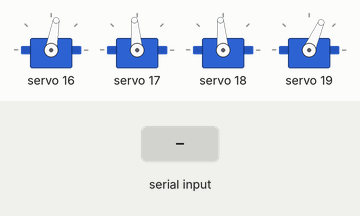
This sketch was run on a simulated Arduino Uno, built with avr-gcc and run on an emulated ATmega328P. Shown: 4 × servo. Inputs (shaded band) come from the test bench.

Above: at 1.2 s.
1.3 s: "1" received over Serial
At 2.7 s:
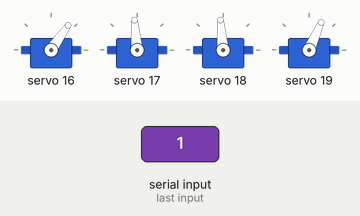
3.8 s: "0" received over Serial
At 7.5 s:
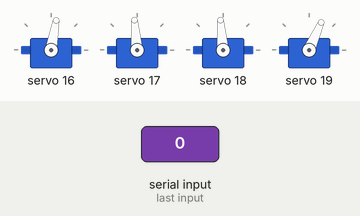
Timing chart, 0 to 9.0 s (numbered marks = the images above; inputs shaded):
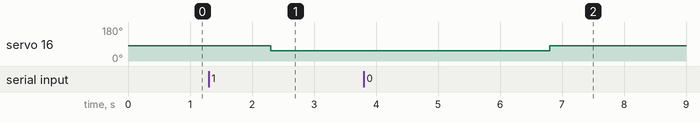

The sketch:

main2.ino
```cpp
#include <Wire.h>
#include <Adafruit_PWMServoDriver.h>

#define I2CAdd 0x41  // Define the I2C address here
#define SERVOMIN 150  // Minimum PWM value for 0 degrees
#define SERVOMAX 600  // Maximum PWM value for 180 degrees

Adafruit_PWMServoDriver pwm = Adafruit_PWMServoDriver(I2CAdd);  // Use the I2C address

int default_angle[4] = {75, 90, 90, 60};

void setup() {
  pwm.begin();
  pwm.setPWMFreq(60);  // Set the PWM frequency to 60 Hz (adjust as needed)
  Serial.begin(115200);

  for (size_t i = 0; i < 4; i++) {
    int pwmValue = map(default_angle[i], 0, 180, SERVOMIN, SERVOMAX);
    pwm.setPWM(i, 0, pwmValue);
  }
}

byte angle[4];
byte pre_angle[4];
long t = millis();

void loop() {
  if (Serial.available()) {
    Serial.readBytes(angle, 4);
    for (size_t i = 0; i < 4; i++) {
      if (angle[i] != pre_angle[i]) {
        int pwmValue = map(angle[i], 0, 180, SERVOMIN, SERVOMAX);
        pwm.setPWM(i, 0, pwmValue);
        pre_angle[i] = angle[i];
      }
    }
    t = millis();
  }

  if (millis() - t > 2000) {
    for (size_t i = 0; i < 4; i++) {
      int pwmValue = map(default_angle[i], 0, 180, SERVOMIN, SERVOMAX);
      pwm.setPWM(i, 0, pwmValue);
      pre_angle[i] = default_angle[i];
    }
  }
}
```

Measured:
- after the input at 1.3 s, servo 16: 80° → 55° after 1.0 s
- after the input at 3.8 s, servo 16: 55° → 54° after 1.0 s, → 80° 2.0 s later
